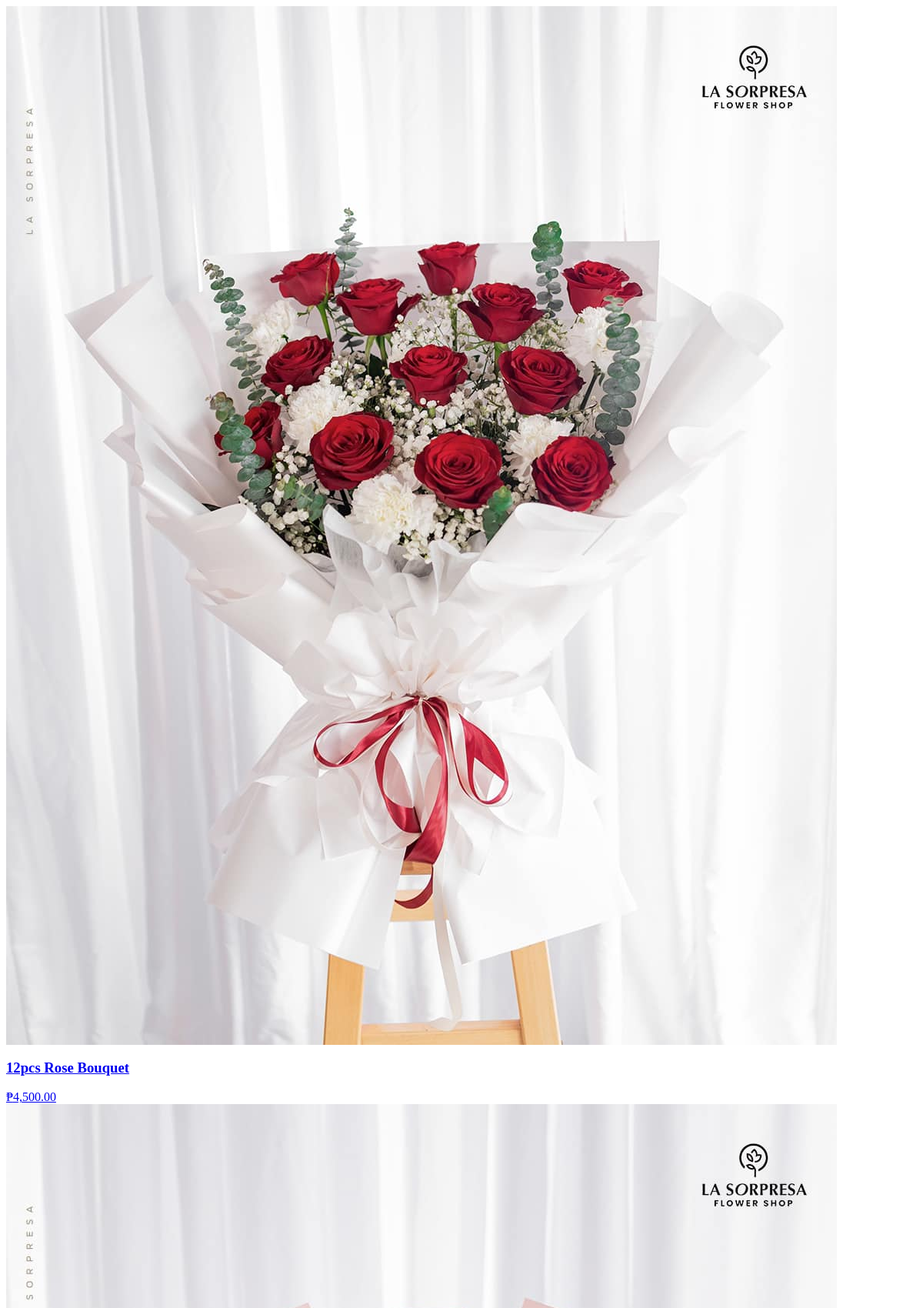
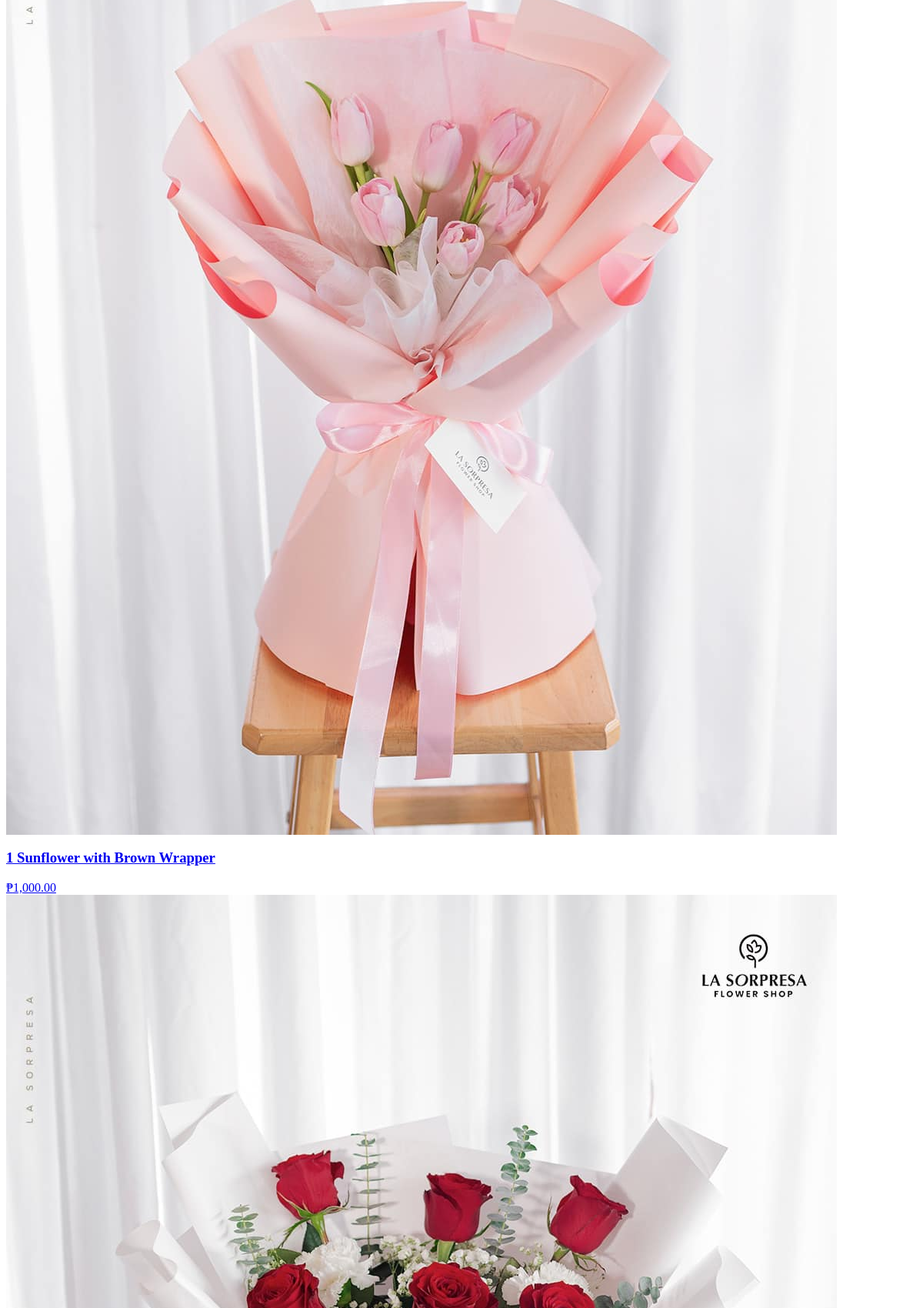
Page /users/fetch-products.php (upper part) on the committed database (2 pictures, top to bottom).
### tables this page shows
CREATE TABLE `product` (
  `p_id` int(11) NOT NULL,
  `name` varchar(255) NOT NULL,
  `old_price` varchar(10) NOT NULL,
  `current_price` varchar(10) NOT NULL,
  `quantity` int(10) NOT NULL,
  `featured_photo` varchar(255) NOT NULL,
  `description` text NOT NULL,
  `short_description` text NOT NULL,
  `feature` text NOT NULL,
  `other_photo` text NOT NULL,
  `condition` text NOT NULL,
  `is_featured` int(1) NOT NULL,
  `is_active` int(1) NOT NULL,
  `ecat_id` int(11) NOT NULL
);

### users/fetch-products.php (the view, shortened to what this page needs)
<?php
require 'conn.php';
$ecat_id = isset($_GET['ecat_id']) ? (int)$_GET['ecat_id'] : 'all';
$sort_order = isset($_GET['sort']) ? $_GET['sort'] : 'Default';
$order_by_clause = "";
if ($sort_order === 'LowToHigh') {
    $order_by_clause = "ORDER BY current_price ASC";
} elseif ($sort_order === 'HighToLow') {
    $order_by_clause = "ORDER BY current_price DESC";
} else {
    $order_by_clause = "ORDER BY quantity DESC, p_id DESC";
}
try {
    if ($ecat_id === 'all') {
        $statement = $pdo->prepare("
            SELECT p_id, name, featured_photo, current_price, quantity
            FROM product
            WHERE is_active = 1 AND ecat_id IN (
                SELECT ecat_id
                FROM end_category
                WHERE mcat_id = 3
            )
            $order_by_clause
        ");
    }
    $statement->execute();
    $products = $statement->fetchAll(PDO::FETCH_ASSOC);
    if ($products) {
        foreach ($products as $product) {
            $isOutOfStock = $product['quantity'] == 0;
            $outOfStockClass = $isOutOfStock ? 'out-of-stock' : '';
            echo '
            <div class="product ' . $outOfStockClass . '" data-id="' . htmlspecialchars($product['p_id']) . '">
                <a href="product-details.php?p_id=' . htmlspecialchars($product['p_id']) . '">
                    <img src="../admin/uploads/' . htmlspecialchars($product['featured_photo']) . '" alt="' . htmlspecialchars($product['name']) . '">
                    <h3>' . htmlspecialchars($product['name']) . '</h3>
                    <div class="price">₱' . number_format($product['current_price'], 2) . '</div>
                </a>';
            echo '</div>';
        }
    }
} catch (Exception $e) {
    echo "<p>Error loading products: " . htmlspecialchars($e->getMessage()) . "</p>";
}
?>

### rows in the picture
product: featured_photo (picture), name "12pcs Rose Bouquet", current_price "4,500.00"
product: featured_photo (picture), name "1 Sunflower with Brown Wrapper", current_price "1,000.00"
product: featured_photo (picture)
